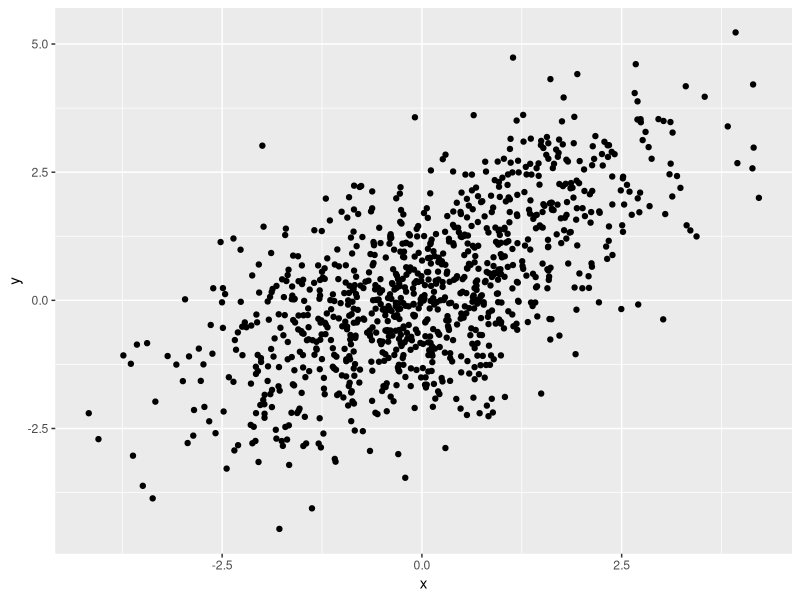
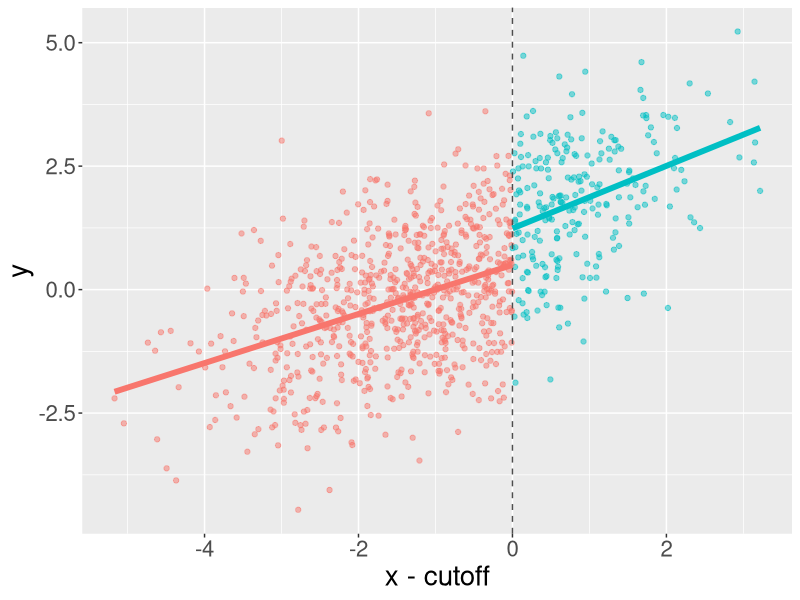

Source code (R) for these figures, in order:
#'
#' Week 8: Regression Discontinuity 
#'

require(tidyverse)


# Simulating RDD  ---------------------------------------------------------

    N = 1000
    something = rnorm(N)
    x <- something + rnorm(N)
    tr <- 1*(x > 1)
    y <- tr + something + rnorm(N)
    D = tibble(y,x)
    
    # Visualize
    D %>% 
      ggplot(aes(x,y)) +
      geom_point()
    
    # Model
    m <- lm(y ~ x,data = D)
    summary(m)
    

    # RDD
    cutoff <- 1
    lm(y ~ I(1*(x >= cutoff)) + I(x - cutoff),data = D) %>% 
      summary

    # Visualize RDD
    D %>% 
      ggplot(aes(x-cutoff,y,color=factor(x >= cutoff))) +
      geom_point(show.legend = F,alpha=.5) +
      geom_vline(xintercept=0,color="grey30",lty=2) +
      geom_smooth(method = "lm",se = F,show.legend = F,size=2) +
      theme(text=element_text(size=20))
    
    
  
# If Something else also jumps at the error term ----------------------------------------

    N = 1000
    something = rnorm(N)
    x <- something + rnorm(N)
    tr <- 1*(x >= 1)
    z <- tr + rnorm(N)
    y <- tr + (z + something + rnorm(N))
    D = tibble(y,x,z)
    
    # RDD
    cutoff <- 1
    lm(y ~ I(1*(x >= cutoff)) + I(x - cutoff),data = D) %>% 
      summary
    
    # Check
    lm(z ~ I(1*(x >= cutoff)) + I(x - cutoff),data = D) %>% 
      summary
    
    

# Placebo Tests -----------------------------------------------------------

        
    N = 1000
    something = rnorm(N)
    x <- something + rnorm(N)
    tr <- 1*(x > 1)
    y <- 3*tr + something + rnorm(N,sd=10)
    D = tibble(y,x)
    
    # Check different cutoffs
    output = c()
    for ( i in -2:2){
      lm(y ~ I(1*(x >= i)) + I(x - i),data = D) %>% 
        broom::tidy(.) %>% slice(2) %>% 
        select(estimate,statistic) %>% 
        mutate(cutoff = i) %>% 
        bind_rows(.,output) -> output  
    }
    output
    
    